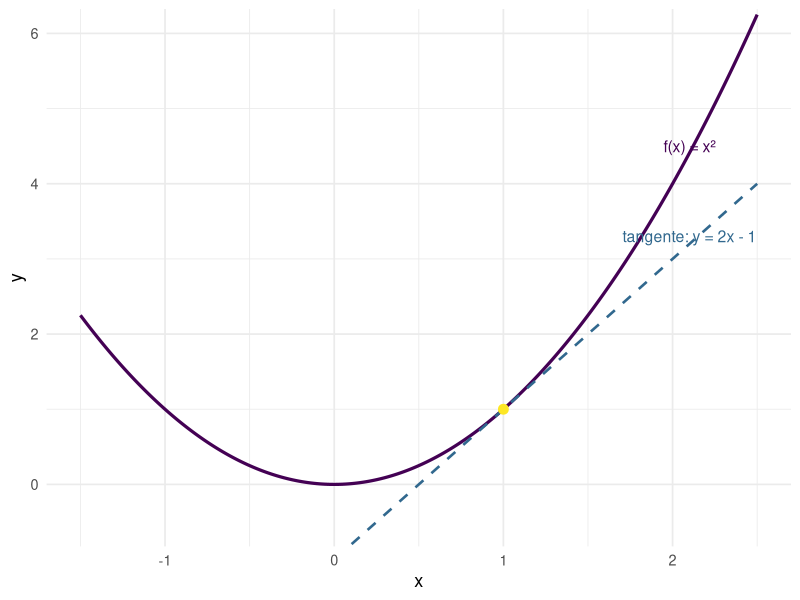
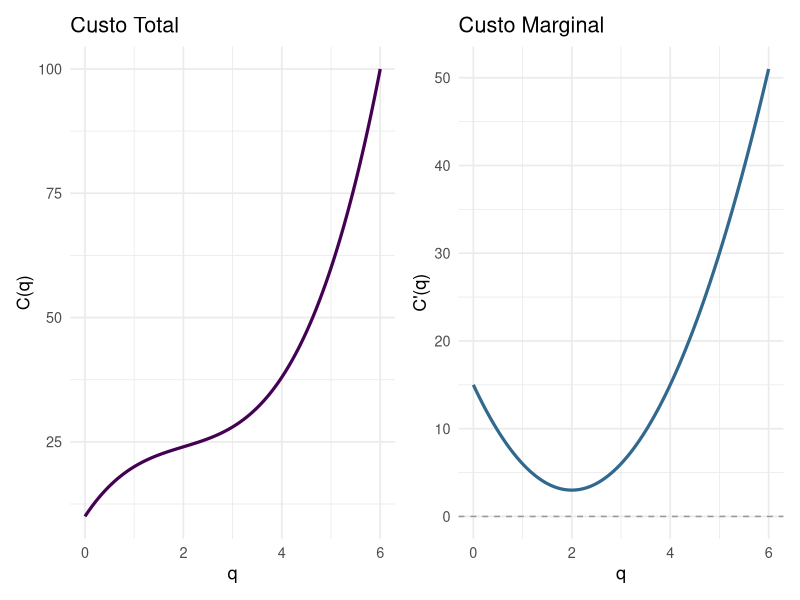
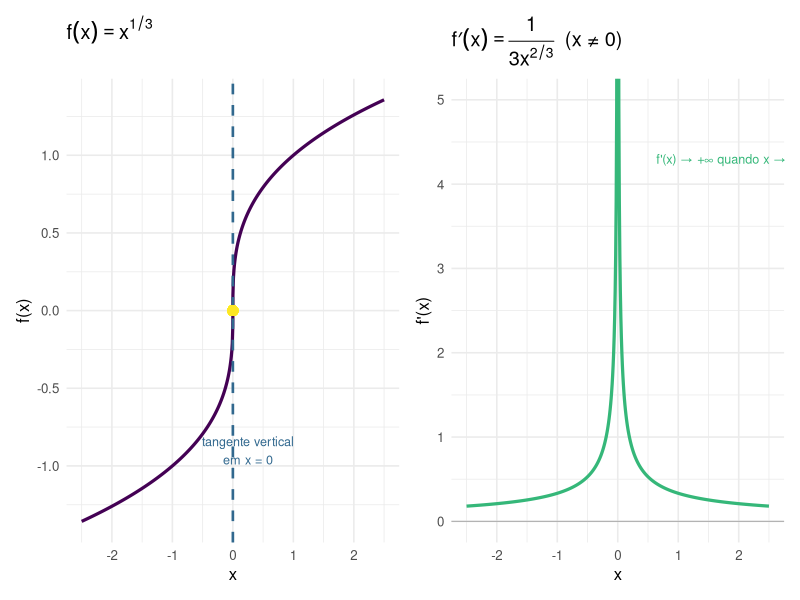
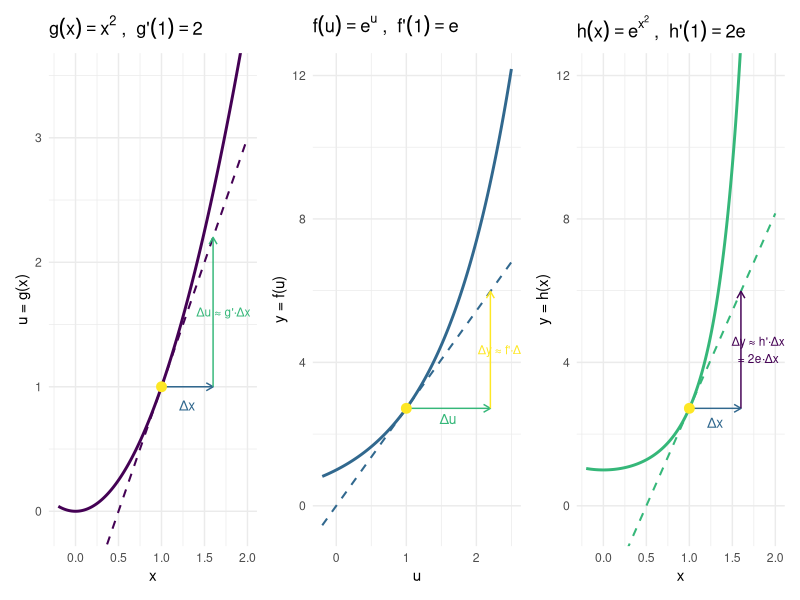
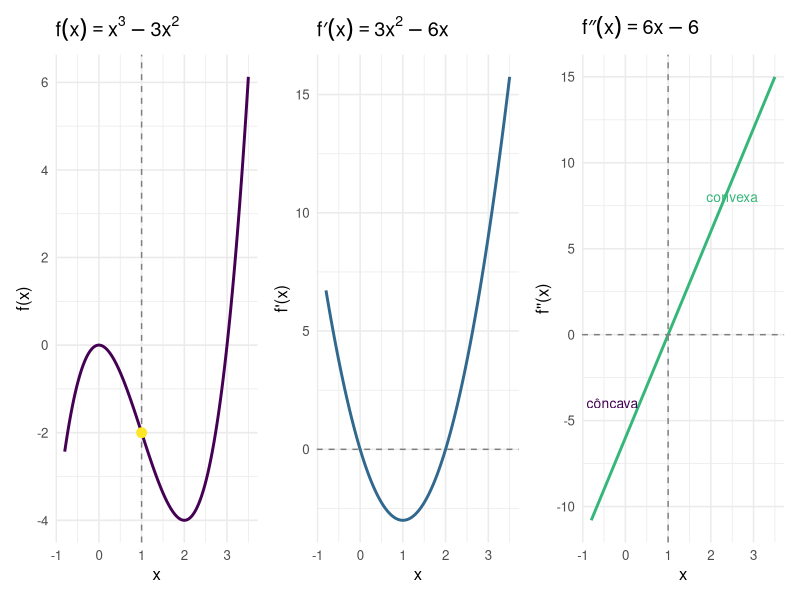
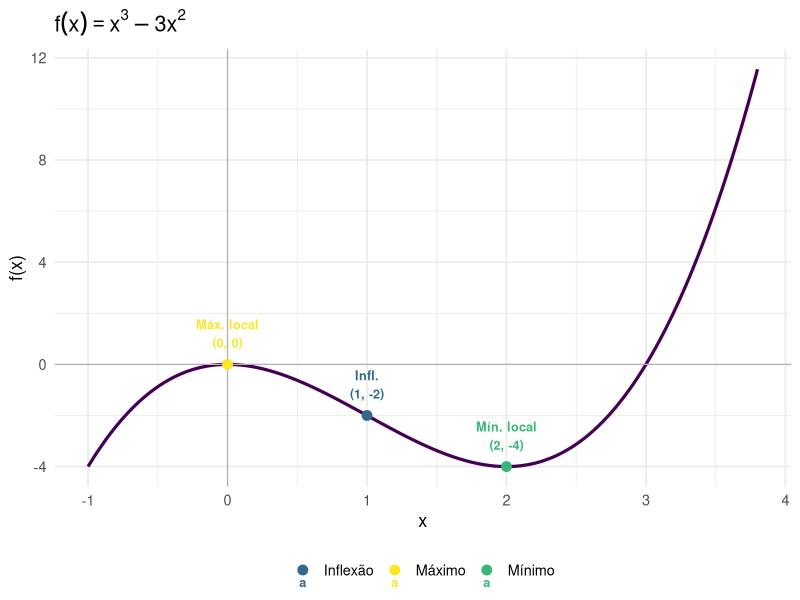
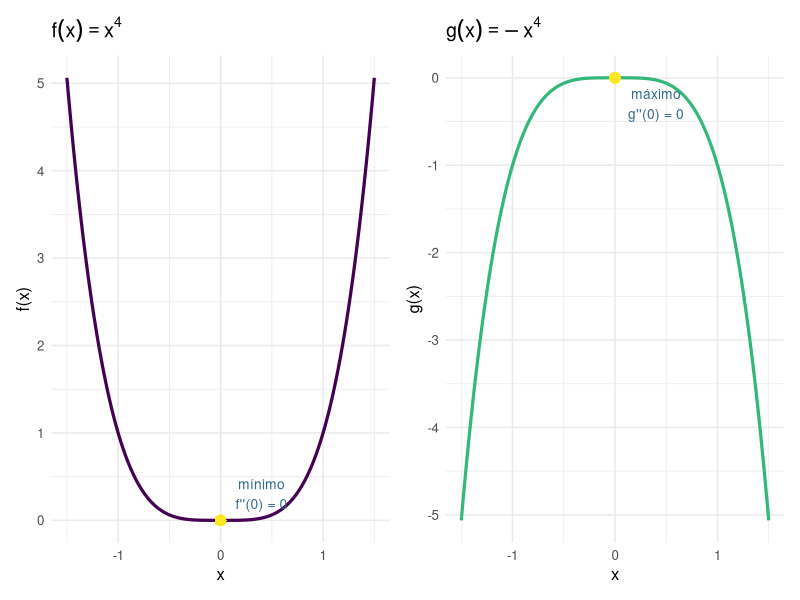
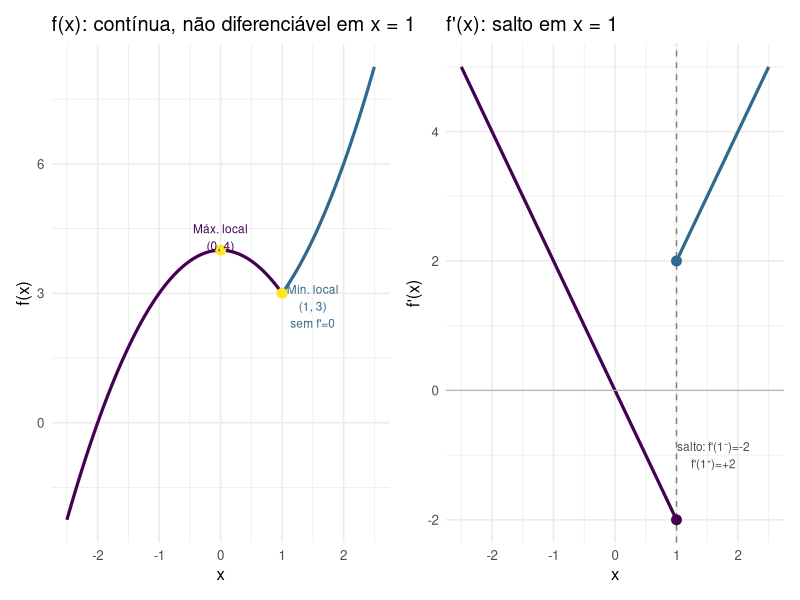

Generate these figures, in order, with R:
## ---- chunk 1
#| label: fig-tangente
#| fig-cap: "Reta tangente a $f(x) = x^2$ no ponto $x_0 = 1$: inclinação $f'(1) = 2$"
#| fig-align: center

library(ggplot2)

x   <- seq(-1.5, 2.5, length.out = 300)
x0  <- 1
fx0 <- x0^2
fp0 <- 2 * x0   # f'(1) = 2

df_f   <- data.frame(x = x, y = x^2)
df_tan <- data.frame(x = x, y = fp0 * (x - x0) + fx0)

ggplot() +
  geom_line(data = df_f,   aes(x, y), color = "#440154", linewidth = 1.1) +
  geom_line(data = df_tan, aes(x, y), color = "#31688e", linewidth = 0.9,
            linetype = "dashed") +
  geom_point(aes(x = x0, y = fx0), color = "#FDE725", size = 3) +
  annotate("text", x = 2.1, y = 4.5, label = "f(x) = x²",
           color = "#440154", size = 4) +
  annotate("text", x = 2.1, y = 3.3, label = "tangente: y = 2x - 1",
           color = "#31688e", size = 4) +
  coord_cartesian(ylim = c(-0.5, 6)) +
  labs(x = "x", y = "y") +
  theme_minimal(base_size = 13)
## ---- chunk 2
#| label: fig-custo-marginal
#| fig-cap: "Custo total e custo marginal"
#| fig-align: center
#| fig-width: 9
#| fig-height: 4

library(ggplot2)
library(patchwork)

q <- seq(0, 6, length.out = 300)

df <- data.frame(
  q   = q,
  CT  = q^3 - 6*q^2 + 15*q + 10,
  CMg = 3*q^2 - 12*q + 15
)

p1 <- ggplot(df, aes(x = q, y = CT)) +
  geom_line(color = "#440154", linewidth = 1.1) +
  labs(title = "Custo Total", x = "q", y = "C(q)") +
  theme_minimal(base_size = 13)

p2 <- ggplot(df, aes(x = q, y = CMg)) +
  geom_line(color = "#31688e", linewidth = 1.1) +
  geom_hline(yintercept = 0, linetype = "dashed", color = "gray60") +
  labs(title = "Custo Marginal", x = "q", y = "C'(q)") +
  theme_minimal(base_size = 13)

p1 + p2
## ---- chunk 3
#| label: fig-tangente-vertical
#| fig-cap: "$f(x) = x^{1/3}$: contínua em todo $\\mathbb{R}$, mas com reta tangente vertical em $x = 0$ — não diferenciável nesse ponto."
#| fig-align: center
#| fig-width: 9
#| fig-height: 4

library(ggplot2)
library(patchwork)

base_theme <- theme_minimal(base_size = 12)

x_pos <- seq(0.001, 2.5, length.out = 300)
x_neg <- seq(-2.5, -0.001, length.out = 300)

df_f <- rbind(
  data.frame(x = x_neg, y = -(-x_neg)^(1/3)),
  data.frame(x = x_pos, y =    x_pos^(1/3))
)

df_fp <- rbind(
  data.frame(x = x_neg, y = 1 / (3 * (-x_neg)^(2/3))),
  data.frame(x = x_pos, y = 1 / (3 *   x_pos^(2/3)))
)

p1 <- ggplot(df_f, aes(x, y)) +
  geom_line(color = "#440154", linewidth = 1.1) +
  geom_vline(xintercept = 0, color = "#31688e", linetype = "dashed", linewidth = 0.9) +
  geom_point(aes(x = 0, y = 0), color = "#FDE725", size = 3) +
  annotate("text", x = 0.25, y = -0.9,
           label = "tangente vertical\nem x = 0", color = "#31688e", size = 3.2) +
  labs(title = expression(f(x) == x^{1/3}), x = "x", y = "f(x)") +
  base_theme

p2 <- ggplot(df_fp, aes(x, y)) +
  geom_line(color = "#35b779", linewidth = 1.1) +
  geom_hline(yintercept = 0, color = "gray70", linewidth = 0.4) +
  coord_cartesian(ylim = c(0, 5)) +
  annotate("text", x = 1.8, y = 4.3,
           label = "f'(x) → +∞ quando x → 0", color = "#35b779", size = 3.2) +
  labs(title = expression(f*minute(x) == frac(1, 3*x^{2/3}) ~ " (x ≠ 0)"),
       x = "x", y = "f'(x)") +
  base_theme

p1 + p2
## ---- chunk 4
#| label: fig-cadeia-intuicao
#| fig-cap: "Intuição geométrica da regra da cadeia: $h(x) = e^{x^2}$, avaliada em $x_0 = 1$. Uma perturbação $\\Delta x$ é amplificada por $g'(x_0) = 2$ e depois por $f'(u_0) = e$, dando $h'(x_0) = 2e$."
#| fig-align: center
#| fig-width: 11
#| fig-height: 4

library(ggplot2)
library(patchwork)

base <- theme_minimal(base_size = 11)

x0 <- 1; u0 <- x0^2; y0 <- exp(u0)
gp <- 2 * x0        # g'(x0) = 2x0
fp <- exp(u0)       # f'(u0) = e^u0
hp <- fp * gp       # h'(x0) = 2e

dx <- 0.6

# --- Painel 1: g(x) = x^2 com tangente em x0 ---
x_seq <- seq(-0.2, 2, length.out = 300)
df_g  <- data.frame(x = x_seq, y = x_seq^2)
df_tg <- data.frame(x = x_seq, y = u0 + gp * (x_seq - x0))

p1 <- ggplot() +
  geom_line(data = df_g,  aes(x, y), color = "#440154", linewidth = 1) +
  geom_line(data = df_tg, aes(x, y), color = "#440154", linewidth = 0.7,
            linetype = "dashed") +
  geom_segment(aes(x = x0, xend = x0 + dx,
                   y = u0,  yend = u0),
               arrow = arrow(length = unit(0.2,"cm")), color = "#31688e") +
  geom_segment(aes(x = x0 + dx, xend = x0 + dx,
                   y = u0,      yend = u0 + gp * dx),
               arrow = arrow(length = unit(0.2,"cm")), color = "#35b779") +
  annotate("text", x = x0 + dx/2, y = u0 - 0.15,
           label = "Δx", color = "#31688e", size = 3.5) +
  annotate("text", x = x0 + dx + 0.12, y = u0 + gp * dx / 2,
           label = "Δu ≈ g'·Δx", color = "#35b779", size = 3) +
  annotate("point", x = x0, y = u0, color = "#FDE725", size = 3) +
  coord_cartesian(ylim = c(-0.1, 3.5)) +
  labs(title = expression(g(x) == x^2 ~ ", " ~ g*"'"*(1) == 2),
       x = "x", y = "u = g(x)") + base

# --- Painel 2: f(u) = e^u com tangente em u0 ---
u_seq <- seq(-0.2, 2.5, length.out = 300)
df_f  <- data.frame(u = u_seq, y = exp(u_seq))
df_tf <- data.frame(u = u_seq, y = y0 + fp * (u_seq - u0))
du    <- gp * dx

p2 <- ggplot() +
  geom_line(data = df_f,  aes(u, y), color = "#31688e", linewidth = 1) +
  geom_line(data = df_tf, aes(u, y), color = "#31688e", linewidth = 0.7,
            linetype = "dashed") +
  geom_segment(aes(x = u0, xend = u0 + du,
                   y = y0,  yend = y0),
               arrow = arrow(length = unit(0.2,"cm")), color = "#35b779") +
  geom_segment(aes(x = u0 + du, xend = u0 + du,
                   y = y0,      yend = y0 + fp * du),
               arrow = arrow(length = unit(0.2,"cm")), color = "#FDE725") +
  annotate("text", x = u0 + du/2, y = y0 - 0.3,
           label = "Δu", color = "#35b779", size = 3.5) +
  annotate("text", x = u0 + du + 0.18, y = y0 + fp * du / 2,
           label = "Δy ≈ f'·Δu", color = "#FDE725", size = 3) +
  annotate("point", x = u0, y = y0, color = "#FDE725", size = 3) +
  coord_cartesian(ylim = c(-0.5, 12)) +
  labs(title = expression(f(u) == e^u ~ ", " ~ f*"'"*(1) == e),
       x = "u", y = "y = f(u)") + base

# --- Painel 3: h(x) = e^(x^2) com tangente em x0 ---
df_h  <- data.frame(x = x_seq, y = exp(x_seq^2))
df_th <- data.frame(x = x_seq, y = y0 + hp * (x_seq - x0))
dy    <- hp * dx

p3 <- ggplot() +
  geom_line(data = df_h,  aes(x, y), color = "#35b779", linewidth = 1) +
  geom_line(data = df_th, aes(x, y), color = "#35b779", linewidth = 0.7,
            linetype = "dashed") +
  geom_segment(aes(x = x0, xend = x0 + dx,
                   y = y0,  yend = y0),
               arrow = arrow(length = unit(0.2,"cm")), color = "#31688e") +
  geom_segment(aes(x = x0 + dx, xend = x0 + dx,
                   y = y0,      yend = y0 + dy),
               arrow = arrow(length = unit(0.2,"cm")), color = "#440154") +
  annotate("text", x = x0 + dx/2, y = y0 - 0.4,
           label = "Δx", color = "#31688e", size = 3.5) +
  annotate("text", x = x0 + dx + 0.2, y = y0 + dy / 2,
           label = "Δy ≈ h'·Δx\n= 2e·Δx", color = "#440154", size = 3) +
  annotate("point", x = x0, y = y0, color = "#FDE725", size = 3) +
  coord_cartesian(ylim = c(-0.5, 12)) +
  labs(title = expression(h(x) == e^{x^2} ~ ", " ~ h*"'"*(1) == 2*e),
       x = "x", y = "y = h(x)") + base

p1 + p2 + p3
## ---- chunk 5
#| label: fig-concavidade
#| fig-cap: "Função, derivada primeira e derivada segunda de $f(x) = x^3 - 3x^2$"
#| fig-align: center
#| fig-width: 10
#| fig-height: 3.5

library(ggplot2)
library(patchwork)

x <- seq(-0.8, 3.5, length.out = 300)

df <- data.frame(
  x   = x,
  f   = x^3 - 3*x^2,
  fp  = 3*x^2 - 6*x,
  fpp = 6*x - 6
)

base <- theme_minimal(base_size = 12)

p1 <- ggplot(df, aes(x, f)) +
  geom_line(color = "#440154", linewidth = 1) +
  geom_vline(xintercept = 1, linetype = "dashed", color = "gray50") +
  annotate("point", x = 1, y = 1^3 - 3*1^2, color = "#FDE725", size = 3) +
  labs(title = expression(f(x) == x^3 - 3*x^2), x = "x", y = "f(x)") + base

p2 <- ggplot(df, aes(x, fp)) +
  geom_line(color = "#31688e", linewidth = 1) +
  geom_hline(yintercept = 0, linetype = "dashed", color = "gray50") +
  labs(title = expression(f*minute(x) == 3*x^2 - 6*x), x = "x", y = "f'(x)") + base

p3 <- ggplot(df, aes(x, fpp)) +
  geom_line(color = "#35b779", linewidth = 1) +
  geom_hline(yintercept = 0, linetype = "dashed", color = "gray50") +
  geom_vline(xintercept = 1, linetype = "dashed", color = "gray50") +
  annotate("text", x = 2.5, y = 8, label = "convexa", color = "#35b779", size = 3.5) +
  annotate("text", x = -0.3, y = -4, label = "côncava", color = "#440154", size = 3.5) +
  labs(title = expression(f*second(x) == 6*x - 6), x = "x", y = "f''(x)") + base

p1 + p2 + p3
## ---- chunk 6
#| label: fig-grafico-completo
#| fig-cap: "Análise completa de $f(x) = x^3 - 3x^2$: máximo local, mínimo local e ponto de inflexão"
#| fig-align: center

library(ggplot2)

x  <- seq(-1, 3.8, length.out = 400)
df <- data.frame(x = x, y = x^3 - 3*x^2)

criticos <- data.frame(
  x     = c(0, 1, 2),
  y     = c(0, -2, -4),
  label = c("Máx. local\n(0, 0)", "Infl.\n(1, -2)", "Mín. local\n(2, -4)"),
  tipo  = c("Máximo", "Inflexão", "Mínimo")
)

ggplot(df, aes(x, y)) +
  geom_line(color = "#440154", linewidth = 1.1) +
  geom_hline(yintercept = 0, color = "gray70", linewidth = 0.4) +
  geom_vline(xintercept = 0, color = "gray70", linewidth = 0.4) +
  geom_point(data = criticos, aes(x, y, color = tipo), size = 3) +
  geom_text(data = criticos, aes(x, y, label = label, color = tipo),
            vjust = -0.6, size = 3.2, fontface = "bold") +
  scale_color_manual(values = c("Máximo" = "#FDE725",
                                 "Inflexão" = "#31688e",
                                 "Mínimo" = "#35b779")) +
  labs(x = "x", y = "f(x)", color = NULL,
       title = expression(f(x) == x^3 - 3*x^2)) +
  theme_minimal(base_size = 13) +
  theme(legend.position = "bottom")
## ---- chunk 7
#| label: fig-contraexemplo-x4
#| fig-cap: "Em ambas as funções, $f''(0) = 0$, mas $x = 0$ é mínimo global de $x^4$ e máximo global de $-x^4$ — não pontos de inflexão."
#| fig-align: center
#| fig-width: 9
#| fig-height: 4

library(ggplot2)
library(patchwork)

x <- seq(-1.5, 1.5, length.out = 300)
df1 <- data.frame(x = x, y =  x^4)
df2 <- data.frame(x = x, y = -x^4)

base_t <- theme_minimal(base_size = 12)

p1 <- ggplot(df1, aes(x, y)) +
  geom_line(color = "#440154", linewidth = 1.1) +
  geom_point(aes(x = 0, y = 0), color = "#FDE725", size = 3) +
  annotate("text", x = 0.4, y = 0.3, label = "mínimo\nf''(0) = 0",
           color = "#31688e", size = 3.5) +
  labs(title = expression(f(x) == x^4), x = "x", y = "f(x)") + base_t

p2 <- ggplot(df2, aes(x, y)) +
  geom_line(color = "#35b779", linewidth = 1.1) +
  geom_point(aes(x = 0, y = 0), color = "#FDE725", size = 3) +
  annotate("text", x = 0.4, y = -0.3, label = "máximo\ng''(0) = 0",
           color = "#31688e", size = 3.5) +
  labs(title = expression(g(x) == -x^4), x = "x", y = "g(x)") + base_t

p1 + p2
## ---- chunk 8
#| label: fig-funcao-partes
#| fig-cap: "Função definida por partes: contínua em $x = 1$, mas não diferenciável (canto). O mínimo local em $x = 1$ ocorre sem $f'(1) = 0$."
#| fig-align: center
#| fig-width: 9
#| fig-height: 4

library(ggplot2)
library(patchwork)

x_left  <- seq(-2.5, 1,    length.out = 300)
x_right <- seq(1,    2.5,  length.out = 300)

df_left  <- data.frame(x = x_left,  y = 4 - x_left^2)
df_right <- data.frame(x = x_right, y = 2 + x_right^2)

df_fp_left  <- data.frame(x = x_left,  y = -2 * x_left)
df_fp_right <- data.frame(x = x_right, y =  2 * x_right)

base_t <- theme_minimal(base_size = 12)

p1 <- ggplot() +
  geom_line(data = df_left,  aes(x, y), color = "#440154", linewidth = 1.1) +
  geom_line(data = df_right, aes(x, y), color = "#31688e", linewidth = 1.1) +
  geom_point(aes(x = 0, y = 4), color = "#FDE725", size = 3) +
  geom_point(aes(x = 1, y = 3), color = "#FDE725", size = 3) +
  annotate("text", x =  0,   y = 4.3, label = "Máx. local\n(0, 4)",
           size = 3, color = "#440154") +
  annotate("text", x =  1.5, y = 2.7, label = "Mín. local\n(1, 3)\nsem f'=0",
           size = 3, color = "#31688e") +
  labs(title = "f(x): contínua, não diferenciável em x = 1",
       x = "x", y = "f(x)") + base_t

p2 <- ggplot() +
  geom_line(data = df_fp_left,  aes(x, y), color = "#440154", linewidth = 1.1) +
  geom_line(data = df_fp_right, aes(x, y), color = "#31688e", linewidth = 1.1) +
  geom_hline(yintercept = 0, color = "gray70", linewidth = 0.4) +
  geom_vline(xintercept = 1, linetype = "dashed", color = "gray50") +
  annotate("point", x = 1, y = -2, color = "#440154", size = 3) +
  annotate("point", x = 1, y =  2, color = "#31688e", size = 3) +
  annotate("text", x = 1.6, y = -1, label = "salto: f'(1⁻)=-2\nf'(1⁺)=+2",
           size = 3, color = "gray30") +
  labs(title = "f'(x): salto em x = 1", x = "x", y = "f'(x)") + base_t

p1 + p2
## ---- chunk 9
#| label: fig-x3-menos-3x
#| fig-cap: "Análise completa de $f(x) = x^3 - 3x$: máximo local em $x = -1$, mínimo local em $x = 1$, ponto de inflexão em $x = 0$."
#| fig-align: center

library(ggplot2)

x  <- seq(-2.5, 2.5, length.out = 400)
df <- data.frame(x = x, y = x^3 - 3*x)

pts <- data.frame(
  x     = c(-1, 0, 1),
  y     = c( 2, 0,-2),
  label = c("Máx. local\n(-1, 2)", "Infl.\n(0, 0)", "Mín. local\n(1, -2)"),
  tipo  = c("Máximo", "Inflexão", "Mínimo")
)

ggplot(df, aes(x, y)) +
  geom_line(color = "#440154", linewidth = 1.1) +
  geom_hline(yintercept = 0, color = "gray70", linewidth = 0.4) +
  geom_vline(xintercept = 0, color = "gray70", linewidth = 0.4) +
  geom_point(data = pts, aes(x, y, color = tipo), size = 3) +
  geom_text(data = pts, aes(x, y, label = label, color = tipo),
            vjust = -0.5, size = 3.2, fontface = "bold") +
  scale_color_manual(values = c("Máximo" = "#FDE725",
                                 "Inflexão" = "#31688e",
                                 "Mínimo" = "#35b779")) +
  labs(x = "x", y = "f(x)", color = NULL,
       title = expression(f(x) == x^3 - 3*x)) +
  theme_minimal(base_size = 13) +
  theme(legend.position = "bottom")
## ---- chunk 10
#| label: fig-x3-3x2-mais3
#| fig-cap: "Análise completa de $f(x) = x^3 - 3x^2 + 3$: máximo local em $x = 0$, mínimo local em $x = 2$, ponto de inflexão em $x = 1$."
#| fig-align: center

library(ggplot2)

x  <- seq(-1.2, 3.5, length.out = 400)
df <- data.frame(x = x, y = x^3 - 3*x^2 + 3)

pts <- data.frame(
  x     = c(0, 1, 2),
  y     = c(3, 1,-1),
  label = c("Máx. local\n(0, 3)", "Infl.\n(1, 1)", "Mín. local\n(2, -1)"),
  tipo  = c("Máximo", "Inflexão", "Mínimo")
)

ggplot(df, aes(x, y)) +
  geom_line(color = "#440154", linewidth = 1.1) +
  geom_hline(yintercept = 0, color = "gray70", linewidth = 0.4) +
  geom_vline(xintercept = 0, color = "gray70", linewidth = 0.4) +
  geom_point(data = pts, aes(x, y, color = tipo), size = 3) +
  geom_text(data = pts, aes(x, y, label = label, color = tipo),
            vjust = -0.5, size = 3.2, fontface = "bold") +
  scale_color_manual(values = c("Máximo" = "#FDE725",
                                 "Inflexão" = "#31688e",
                                 "Mínimo" = "#35b779")) +
  labs(x = "x", y = "f(x)", color = NULL,
       title = expression(f(x) == x^3 - 3*x^2 + 3)) +
  theme_minimal(base_size = 13) +
  theme(legend.position = "bottom")
